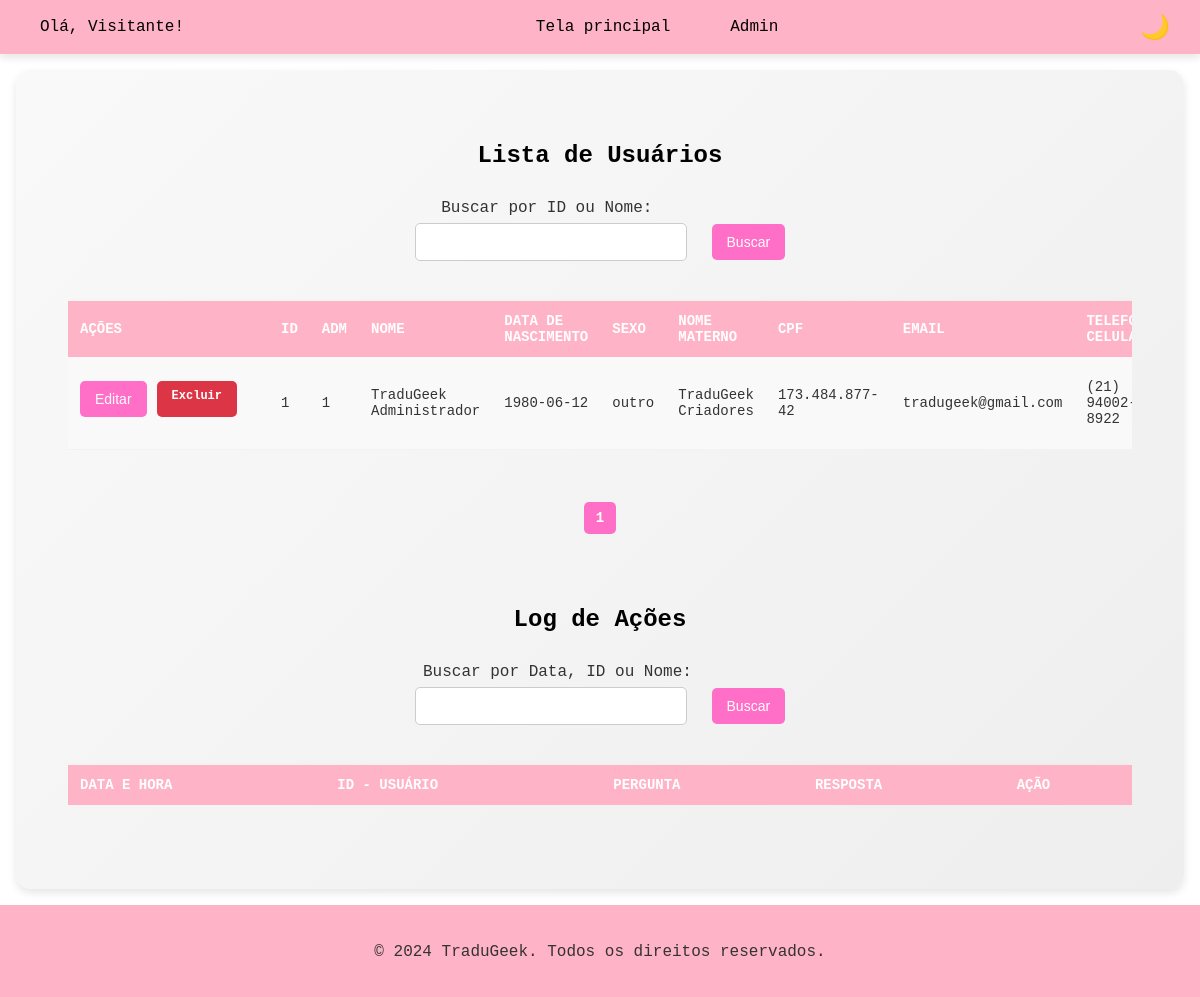
Page /logado.php (signed in) on the committed database.
### tables this page shows
CREATE TABLE IF NOT EXISTS `usuario` (
    `idusuario` INT(11) NOT NULL AUTO_INCREMENT,
    `adm` TINYINT(1) NULL DEFAULT NULL,
    `nome` VARCHAR(255) NULL DEFAULT NULL,
    `dataNascimento` DATE NULL DEFAULT NULL,
    `sexo` VARCHAR(20) NULL DEFAULT NULL,
    `nomeMaterno` VARCHAR(255) NULL DEFAULT NULL,
    `cpf` VARCHAR(14) NULL DEFAULT NULL,
    `email` VARCHAR(255) NULL DEFAULT NULL,
    `telefoneCelular` VARCHAR(15) NULL DEFAULT NULL,
    `telefoneFixo` VARCHAR(15) NULL DEFAULT NULL,
    `cep` VARCHAR(10) NULL DEFAULT NULL,
    `logradouro` VARCHAR(255) NULL DEFAULT NULL,
    `bairro` VARCHAR(50) NULL DEFAULT NULL,
    `cidade` VARCHAR(50) NULL DEFAULT NULL,
    `estado` VARCHAR(45) NULL DEFAULT NULL,
    `complemento` VARCHAR(255) NULL DEFAULT NULL,
    `numero` VARCHAR(10) NULL DEFAULT NULL,
    `usuario_login` VARCHAR(255) NOT NULL,
    `senha` VARCHAR(255) NOT NULL,
    `status` TINYINT(4) NULL DEFAULT NULL,
    `data_criacao` DATETIME DEFAULT CURRENT_TIMESTAMP,
    `idassinatura` INT(11) NULL DEFAULT NULL,  
    PRIMARY KEY (`idusuario`),
    FOREIGN KEY (`idassinatura`) REFERENCES `assinatura` (`idassinatura`) ON DELETE SET NULL ON UPDATE CASCADE
);

### logado.php (the view, shortened to what this page needs)
<?php
include_once('c.php');
$itens_por_pagina_usuario = 3;
$paginacao_usuario = isset($_GET['pagina_usuario']) ? (int)$_GET['pagina_usuario'] : 1;
$offset_usuario = ($paginacao_usuario - 1) * $itens_por_pagina_usuario;
$busca = isset($_POST['busca']) ? $_POST['busca'] : '';
$sql_usuario = "SELECT * FROM usuario WHERE idusuario LIKE '%$busca%' OR nome LIKE '%$busca%' LIMIT $itens_por_pagina_usuario OFFSET $offset_usuario";
$resultado_usuario = $conexao->query($sql_usuario);
$total_resultados_sql_usuario = "SELECT COUNT(*) AS total FROM usuario WHERE idusuario LIKE '%$busca%' OR nome LIKE '%$busca%'";
$total_resultados_usuario = $conexao->query($total_resultados_sql_usuario);
$total_usuario = $total_resultados_usuario->fetch_assoc()['total'];
$total_paginas_usuario = ceil($total_usuario / $itens_por_pagina_usuario);
?>
<!DOCTYPE html>
<html lang="pt-br">
<head>
    <link rel="stylesheet" href="css\logado.css">
</head>
<body>
<header>
        <nav class="navbar">
            <span class="olaUsuario">
                <?php
                if (isset($_SESSION['usuario']) && $_SESSION['online']) {
                    echo "Olá, " . htmlspecialchars($_SESSION['usuario']) . "!";
                } else {
                    echo "Olá, Visitante!";
                }
                ?>
            </span>
            <ul>
                <li><a href="index.php">Tela principal</a></li>
                <li><a href="admin.php">Admin</a></li>
            </ul>
            <button class="mudarTema" id="altTema" title="Alternar Tema">☀️</button>
        </nav>
    </header>
<main>
<section id="seção-usuarios">
    <h2>Lista de Usuários</h2>
    <form action="" method="post">
        <label for="busca">Buscar por ID ou Nome:</label>
        <input type="text" name="busca" id="busca" required>
        <button type="submit">Buscar</button>
    </form>
    <div class="table-container">
    <?php
if ($resultado_usuario->num_rows > 0) {
    echo "<table>";
    echo "<tr>
            <th>Ações</th>
            <th>ID</th>
            <th>Adm</th>
            <th>Nome</th>
            <th>Data de Nascimento</th>
            <th>Sexo</th>
            <th>Nome Materno</th>
            <th>CPF</th>
            <th>Email</th>
            <th>Telefone Celular</th>
            <th>Telefone Fixo</th>
            <th>CEP</th>
            <th>Logradouro</th>
            <th>Bairro</th>
            <th>Cidade</th>
            <th>Estado</th>
            <th>Complemento</th>
            <th>Número</th>
            <th>Login</th>
            <th>Status</th>
            <th>Data Criação</th>
            <th>Plano</th>
          </tr>";
    while ($linha = $resultado_usuario->fetch_assoc()) {
        echo "<tr>";
        echo "<td class='actions'>
        <form action='editando.php' method='POST' style='display:inline;'>
            <input type='hidden' name='idusuario' value='" . $linha['idusuario'] . "'>
            <button type='submit'>Editar</button>
        </form>
        <a href='#' class='delete' onclick='confirmDelete(" . $linha['idusuario'] . ")'>Excluir</a>
        </td>";
        echo "<td>" . $linha['idusuario'] . "</td>";
        echo "<td>" . $linha['adm'] . "</td>";
        echo "<td>" . $linha['nome'] . "</td>";
        echo "<td>" . $linha['dataNascimento'] . "</td>";
        echo "<td>" . $linha['sexo'] . "</td>";
        echo "<td>" . $linha['nomeMaterno'] . "</td>";
        echo "<td>" . $linha['cpf'] . "</td>";
        echo "<td>" . $linha['email'] . "</td>";
        echo "<td>" . $linha['telefoneCelular'] . "</td>";
        echo "</tr>";
    }
    echo "</table>";
} else {
    echo "<p>Nenhum registro encontrado!</p>";
}
?>
</div>
</section>
<?php
    echo "<div class='pagination'>";
    for ($i = 1; $i <= $total_paginas_usuario; $i++) {
        echo "<a href='?pagina_usuario=$i'>$i</a>";
    }
    echo "</div>";
?>
<section id="Log">
    <h2>Log de Ações</h2>
    <form action="" method="post">
        <label for="buscaLog" id="buscaLogLabel">Buscar por Data, ID ou Nome: </label>
        <input type="text" name="buscaLog" id="buscaLog" required>
        <button type="submit">Buscar</button>
    </form>
    <div class="table-container-log">
    <table class="tabela-logs" id="table-log">
        <thead>
            <tr>
                <th>Data e Hora</th>
                <th>ID - Usuário</th>
                <th>Pergunta</th>
                <th>Resposta</th>
                <th>Ação</th>
            </tr>
        </thead>
    </table>
    </div>
</section>
</main>
<footer>
        <div class="footer-content">
            <p>© 2024 TraduGeek. Todos os direitos reservados.</p>
        </div>
    </footer>
    <?php
        include 'botaoVoltarAoTopo.php';
    ?>
</body>
</html>

### css/logado.css (style rules this page uses)
:root { --body: linear-gradient(to bottom, #FFB3C6 0%, #FFC0CB 100%); --body-color: #333; --header: #FFB3C6; --header-color: #333; --nav: #FFB3C6; --nav-a: #000000; --nav-a-hover-bg: #fff; --nav-a-hover: #000; --main-bg: linear-gradient(135deg, #f9f9f9 0%, #f4f4f4 50%, #eeeeee 100%);; --texto: #333; --h2: #000; --plano-card-bg: #fff; --plano-borda: #ddd; --plano-card-h2: #FF8C94; --plano-card-h3: #FF8C94; --button-bg: #FF6EC7; --button-color: #fff; --button-hover-bg: #fff; --color-button-hover: #FF6EC7; --main-bg: linear-gradient(135deg, #f9f9f9 0%, #f4f4f4 50%, #eeeeee 100%); --tabela-border: #ddd; --tabela-bg: #FFB3C6; --tabela-alt-bg: #f9f9f9; --tabela-hover-bg: #f1f1f1; --scrollbar-bg: #f0f0f0; --scrollbar-thumb: #cccccc; --footer: #333; --footer-bg: #FFB3C6; --footer-borda: rgba(0, 0, 0, 0); }
body { font-family: 'Source Code Pro', monospace; background-color: var(--body); color: var(--body-color); margin: 0; padding: 0; }
header { background: var(--header); color: var(--header-color); box-shadow: 0 4px 8px rgba(0,0,0,0.1); }
.navbar { display: flex; align-items: center; padding: 0.75rem 1.5rem; background: var(--nav); border-radius: 0 0 15px 15px; position: relative; overflow-x: auto; z-index: 2; white-space: nowrap; }
.navbar ul { list-style: none; margin: 0; padding: 0; display: flex; gap: 1rem; justify-content: center; flex: 1; }
.navbar li { margin: 0; }
.navbar a { color: var(--nav-a); text-decoration: none; font-weight: 500; padding: 0.75rem; border-radius: 8px; transition: background-color 0.3s, color 0.3s; }
.mudarTema { font-size: 1.5rem; background-color: transparent; border: none; cursor: pointer; border-radius: 8px; display: inline-block; white-space: nowrap; flex-shrink: 0; margin-left: auto; }
h2 { color: var(--h2); margin-bottom: 20px; text-align: center; }
a { text-decoration: none; color: #3498db; font-weight: bold; margin-right: 20px; }
form { display: block; text-align: center; align-items: center; align-content: center; margin-bottom: 20px; }
form input { padding: 10px; font-size: 14px; border: 1px solid #ccc; border-radius: 5px; margin-right: 15px; width: 250px; }
form label { display: block; margin-top: 10px; margin-right: 10%; margin-bottom: 6px; }
#buscaLogLabel { margin-right: 8%; }
form button { padding: 10px 15px; font-size: 14px; background-color: var(--button-bg); color: var(--button-color); border: none; border-radius: 5px; cursor: pointer; }
main { flex: 1; padding: 2rem; background: var(--main-bg); border-radius: 15px; box-shadow: 0 4px 8px rgba(0,0,0,0.1); margin: 1rem; display: flex; flex-direction: column; gap: 2rem; max-width: 100%; }
section { max-width: 100%; }
.table-container { overflow-x: auto; }
table { max-width: 100%; border-collapse: collapse; margin-top: 20px; background-color: var(--tabela-alt-bg); box-shadow: 0 4px 8px rgba(0, 0, 0, 0.1); overflow-x: auto; }
.table-container-log { overflow-x: auto; width: 100%; }
#table-log { width: 100%; min-width: 600px; table-layout: auto; }
th, td { padding: 12px; text-align: left; font-size: 14px; }
th { background-color: var(--tabela-bg); color: white; text-transform: uppercase; }
td { border-bottom: 1px solid #f2f2f2; }
.actions { display: flex; gap: 10px; justify-content: center; margin-top: 12px; }
.actions a { padding: 8px 15px; text-decoration: none; color: #fff; font-size: 12px; border-radius: 5px; display: inline-block; text-align: center; height: 20px; }
.actions a.delete { background-color: #dc3545; }
.pagination { display: flex; justify-content: center; }
.pagination a { padding: 8px 12px; margin: 0 5px; text-decoration: none; background-color: var(--button-bg); color: var(--button-color); border-radius: 5px; font-size: 14px; transition: background-color 0.3s; }
#seção-usuarios, #Log { padding: 20px; }
footer .footer-content { text-align: center; padding: 20px; color: var(--footer); }
footer { border-top: 2px solid var(--footer-borda); background-color: var(--footer-bg); }
.olaUsuario { flex-shrink: 0; margin-left: 1rem; margin-right: 1rem; white-space: nowrap; font-size: 1rem; color: var(--nav-a); display: flex; align-items: center; }

### css/botaoVoltarAoTopo.css (style rules this page uses)
:root { --color-button: #ffffff; --bg-color-button: #FF6EC7; --bg-color-button-hover: #ffffff; --color-button-hover: #FF6EC7; }

### rows in the picture
usuario: idusuario "1", adm "1", nome "TraduGeek Administrador", dataNascimento "1980-06-12", sexo "outro", nomeMaterno "TraduGeek Criadores", cpf "173.484.877-42", email "tradugeek@gmail.com", telefoneCelular "(21)…"
